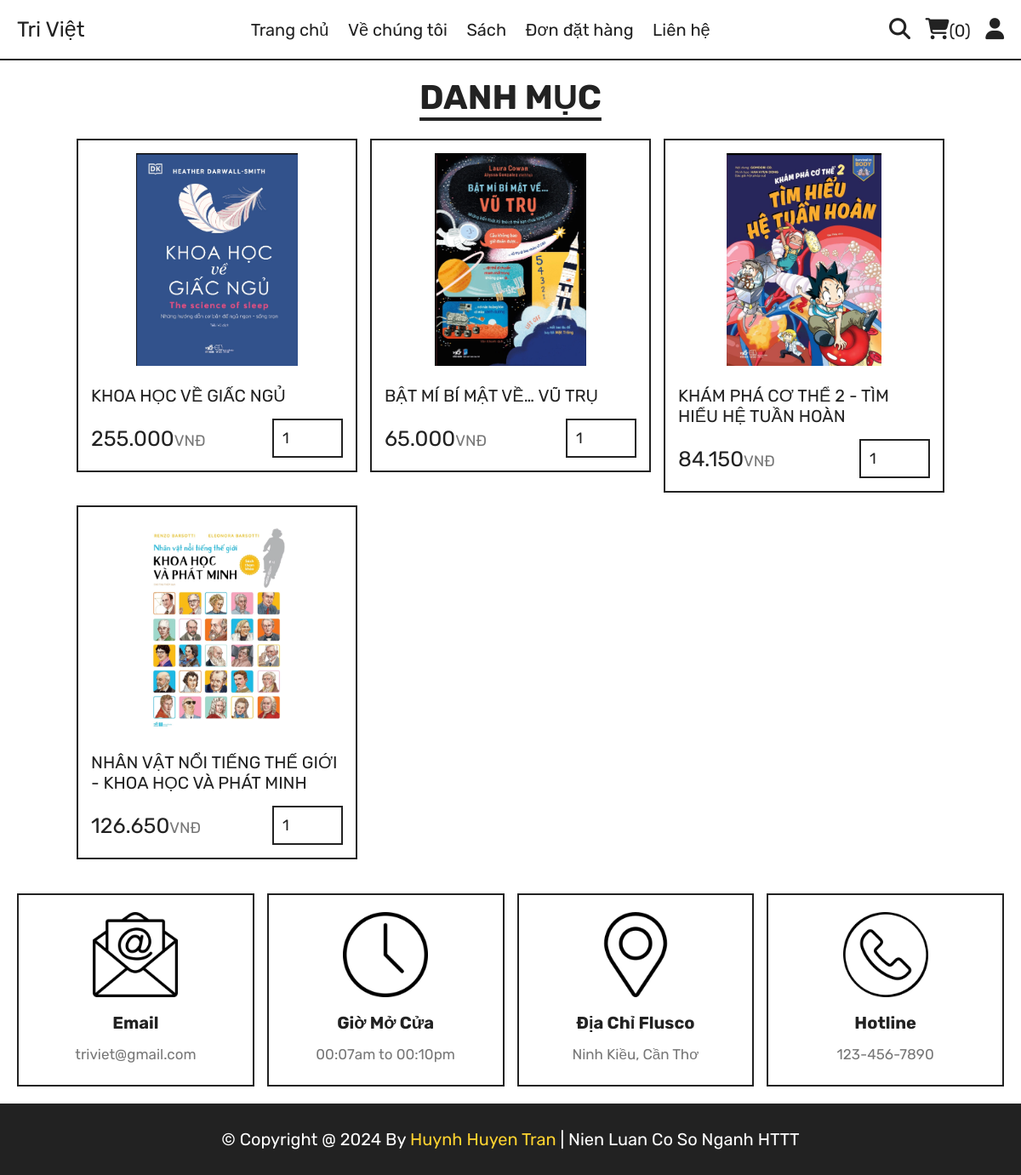
/category.php?category=Khoa học, run on the app's committed database.
### tables this page shows
CREATE TABLE `products` (
  `id` int(100) NOT NULL,
  `name` varchar(100) NOT NULL,
  `category` varchar(100) NOT NULL,
  `price` int(10) NOT NULL,
  `image` varchar(100) NOT NULL,
  `publisher` varchar(100) NOT NULL,
  `note` text DEFAULT NULL,
  `author` varchar(100) DEFAULT NULL
);

### category.php (the view, shortened to what this page needs)
<?php
include 'components/connect.php';
?>
<!DOCTYPE html>
<html lang="en">
<head>
   <link rel="stylesheet" href="https://cdnjs.cloudflare.com/ajax/libs/font-awesome/6.1.1/css/all.min.css">
   <link rel="stylesheet" href="css/style.css">
</head>
<body>
<?php include 'components/user_header.php'; ?>
<section class="products">
   <h1 class="title">Danh mục</h1>
   <div class="box-container">
      <?php
         $category = $_GET['category'];
         $select_products = $conn->prepare("SELECT * FROM `products` WHERE category = ?");
         $select_products->execute([$category]);
         if($select_products->rowCount() > 0){
            while($fetch_products = $select_products->fetch(PDO::FETCH_ASSOC)){
      ?>
      <form action="" method="post" class="box">
         <img src="uploaded_img/<?= $fetch_products['image']; ?>" alt="">
         <div class="name"><?= $fetch_products['name']; ?></div>
         <div class="flex">
            <div class="price"><?= number_format($fetch_products['price'],0,"","."); ?><span>VNĐ</span></div>
            <input type="number" name="qty" class="qty" min="1" max="99" value="1" maxlength="2">
         </div>
      </form>
      <?php
            }
         }else{
            echo '<p class="empty">no products added yet!</p>';
         }
      ?>
   </div>
</section>
<?php include 'components/footer.php'; ?>
</body>
</html>

### components/user_header.php (shortened to what this page needs)
<header class="header">
   <section class="flex">
      <a href="home.php" class="logo">Tri Việt</a>
      <nav class="navbar">
         <a href="home.php">Trang chủ</a>
         <a href="about.php">Về chúng tôi</a>
         <a href="menu.php">Sách</a>
         <a href="orders.php">Đơn đặt hàng</a>
         <a href="contact.php">Liên hệ</a>
      </nav>
      <div class="icons">
         <?php
            $count_cart_items = $conn->prepare("SELECT * FROM `cart` WHERE user_id = ?");
            $count_cart_items->execute([$user_id]);
            $total_cart_items = $count_cart_items->rowCount();
         ?>
         <a href="search.php"><i class="fas fa-search"></i></a>
         <a href="cart.php"><i class="fas fa-shopping-cart"></i><span>(<?= $total_cart_items; ?>)</span></a>
         <div id="user-btn" class="fas fa-user"></div>
      </div>
   </section>
</header>

### components/footer.php (shortened to what this page needs)
<footer class="footer">
   <section class="grid">
      <div class="box">
         <img src="images/email-icon.png" alt="">
         <h3>Email</h3>
         <a href="mailto:shaikhanas@gmail.com">triviet@gmail.com</a>
      </div>
      <div class="box">
         <img src="images/clock-icon.png" alt="">
         <h3>Giờ mở cửa</h3>
         <p>00:07am to 00:10pm</p>
      </div>
      <div class="box">
         <img src="images/map-icon.png" alt="">
         <h3>Địa chỉ Flusco</h3>
         <a href="#">Ninh Kiều, Cần Thơ</a>
      </div>
      <div class="box">
         <img src="images/phone-icon.png" alt="">
         <h3>Hotline</h3>
         <a href="tel:1234567890">123-456-7890</a>
      </div>
   </section>
   <div class="credit">&copy; copyright @ <?= date('Y'); ?> by <span>Huynh Huyen Tran</span> | Nien luan co so nganh HTTT</div>
</footer>

### css/style.css (style rules this page uses)
:root { --yellow:#fed330; --red:#e74c3c; --white:#fff; --black:#222; --light-color:#777; --border:.2rem solid var(--black); }
* { font-family: 'Rubik', sans-serif; margin:0; padding:0; box-sizing: border-box; outline: none; border: none; text-decoration: none; }
html { font-size: 62.5%; overflow-x: hidden; scroll-behavior: smooth; stop-opacity: 7rem; }
section { margin:0 auto; max-width: 1200px; padding:2rem; }
.title { text-align: center; margin-bottom: 2.5rem; font-size: 4rem; color:var(--black); text-transform: uppercase; text-decoration: underline; text-underline-offset: 1rem; }
.header { position: sticky; top:0; left:0; right:0; z-index: 1000; background-color: var(--white); border-bottom: var(--border); }
.header .flex { display: flex; align-items: center; justify-content: space-between; position: relative; }
.header .flex .logo { font-size: 2.5rem; color:var(--black); }
.header .flex .navbar a { font-size: 2rem; color:var(--black); margin:0 1rem; }
.header .flex .icons > * { margin-left: 1.5rem; font-size: 2.5rem; color:var(--black); cursor: pointer; }
.header .flex .icons span { font-size: 2rem; }
.products .box-container { display: grid; grid-template-columns: repeat(auto-fit, 33rem); justify-content: center; align-items: flex-start; gap:1.5rem; }
.products .box-container .box { border:var(--border); padding:1.5rem; position: relative; overflow: hidden; }
.products .box-container .box img { height: 25rem; width: 100%; object-fit: contain; margin-bottom: 1rem; }
.products .box-container .box .name { font-size: 2rem; color:var(--black); margin:1rem 0; }
.products .box-container .box .flex { display: flex; align-items: center; gap:1rem; margin-top: 1.5rem; }
.products .box-container .box .flex .price { margin-right: auto; font-size: 2.5rem; color:var(--black); }
.products .box-container .box .flex .price span { color:var(--light-color); font-size: 1.8rem; }
.products .box-container .box .flex .qty { padding:1rem; border:var(--border); font-size: 1.8rem; color:var(--black); }
.footer .grid { display: grid; grid-template-columns: repeat(auto-fit, minmax(27rem, 1fr)); gap:1.5rem; align-items: flex-start; }
.footer .grid .box { border:var(--border); padding:2rem; text-align: center; }
.footer .grid .box img { height: 10rem; width: 100%; object-fit: contain; margin-bottom: .5rem; }
.footer .grid .box h3 { margin:1rem 0; font-size: 2rem; color:var(--black); text-transform: capitalize; }
.footer .grid .box p, .footer .grid .box a { display: block; font-size: 1.7rem; color:var(--light-color); line-height: 1.8; }
.credit { padding:3rem 2rem; text-align: center; background-color: var(--black); color:var(--white); font-size: 2rem; text-transform: capitalize; }
.credit span { color:var(--yellow); }

### data on the page
products: image (picture), name "KHOA HỌC VỀ GIẤC NGỦ", price "255.000"
products: image (picture), name "BẬT MÍ BÍ MẬT VỀ… VŨ TRỤ", price "65.000"
products: image (picture), name "KHÁM PHÁ CƠ THỂ 2 - TÌM HIỂU HỆ TUẦN HOÀN", price "84.150"
products: image (picture), name "NHÂN VẬT NỔI TIẾNG THẾ GIỚI - KHOA HỌC VÀ PHÁT MINH", price "126.650"

### other printed values
$total_cart_items "0"
